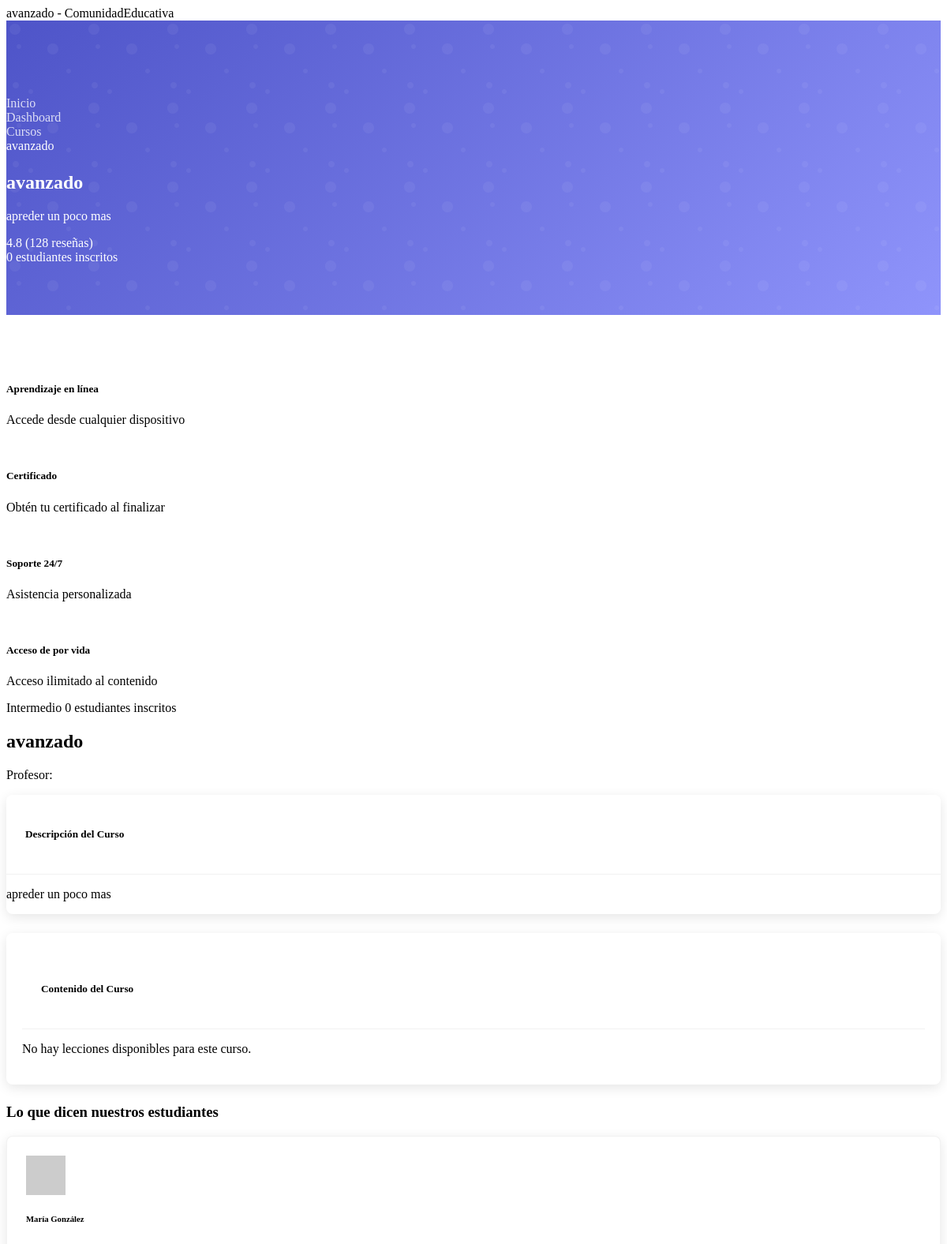
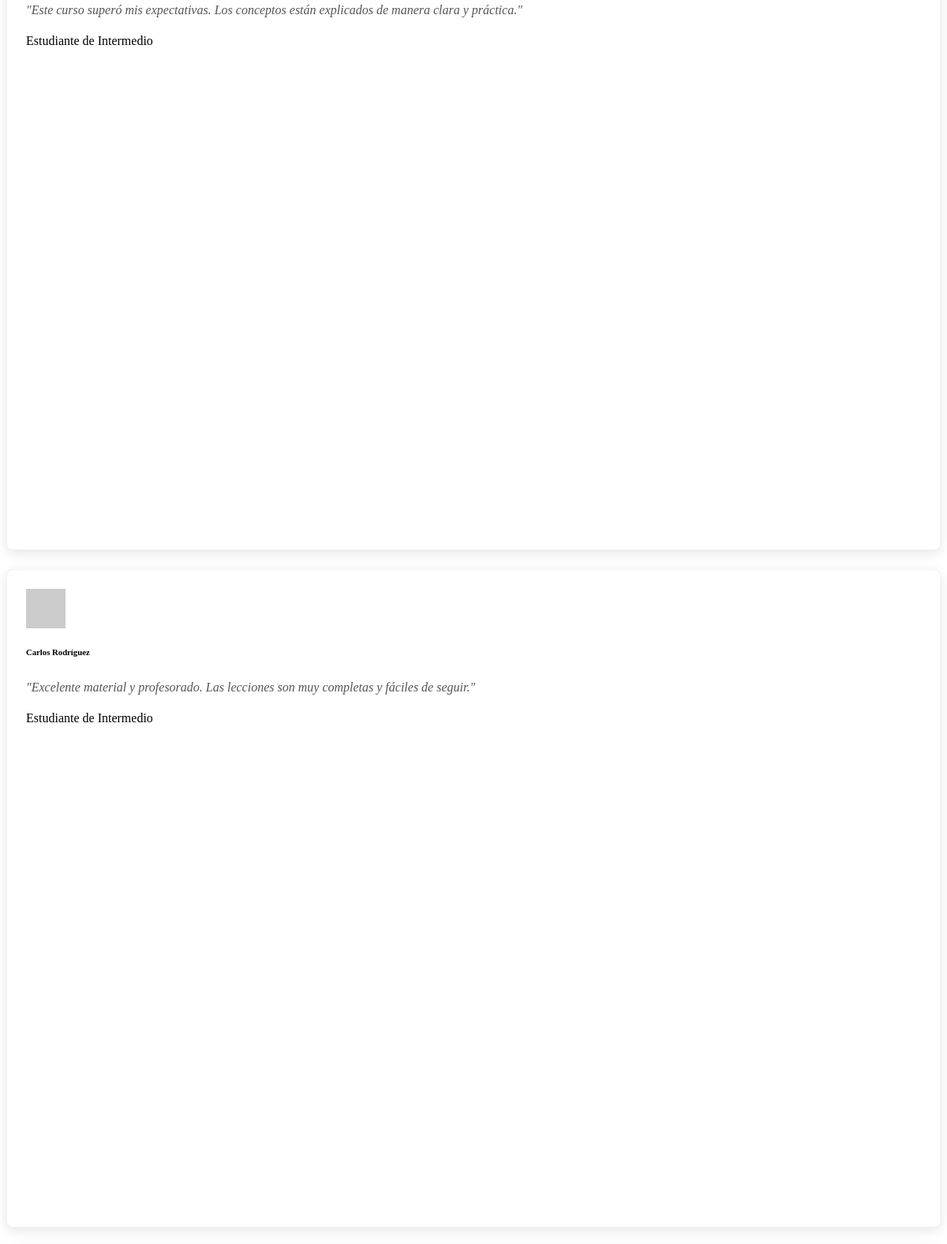
The page /estudiantes/cursos/3/ (signed in, upper part) on the database its author committed (2 pictures, top to bottom).
### appProfesores/models.py (models this page shows, shortened)
class Curso(models.Model):
    titulo = models.CharField(max_length=200)
    descripcion = models.TextField()
    profesor = models.ForeignKey(User, on_delete=models.CASCADE, related_name="cursos_creados")
    nivel_plan = models.ForeignKey(Plan, on_delete=models.CASCADE, related_name="cursos")
    fecha_creacion = models.DateTimeField(default=timezone.now)
    imagen = models.ImageField(upload_to="cursos/", blank=True, null=True)
    activo = models.BooleanField(default=True)
    class Meta:
        verbose_name: ClassVar[str] = "Curso"
        verbose_name_plural: ClassVar[str] = "Cursos"
        ordering: ClassVar[list[str]] = ["-fecha_creacion"]

### appComunidad/models.py (models this page shows, shortened)
class Plan(models.Model):
    class Nivel(models.TextChoices):
        PRINCIPIANTE = "principiante", _("Principiante")
        INTERMEDIO = "intermedio", _("Intermedio")
        AVANZADO = "avanzado", _("Avanzado")
    nombre = models.CharField(_("Nombre"), max_length=100)
    descripcion = models.TextField(_("Descripción"))
    nivel = models.CharField(
        _("Nivel"),
        max_length=20,
        choices=Nivel.choices,
        default=Nivel.PRINCIPIANTE,
    )
    precio = models.DecimalField(
        _("Precio"),
        max_digits=10,
        decimal_places=2,
    )
    duracion_meses = models.PositiveIntegerField(
        _("Duración (meses)"),
        default=1,
    )
    class Meta:
        verbose_name = _("Plan")
        verbose_name_plural = _("Planes")

### appEstudiantes/views.py (the view, shortened to what this page needs)
# urls.py: path("cursos/<int:pk>/", views.curso_detalle, name="curso_detalle"),
@login_required
def curso_detalle(request: HttpRequest, pk: int) -> HttpResponse:
    curso: Curso = get_object_or_404(Curso, pk=pk, activo=True)
    esta_inscrito: bool = Inscripcion.objects.filter(
        estudiante=request.user,
        curso=curso,
    ).exists()
    lecciones: QuerySet[Leccion] = Leccion.objects.filter(
        curso=curso,
    ).order_by("numero_orden")
    comentarios: QuerySet[Comentario] = Comentario.objects.filter(
        leccion__curso=curso,
    ).select_related("estudiante", "leccion")
    total_lecciones = lecciones.count()
    lecciones_completadas = 0
    porcentaje_completado = 0
    form_comentario = ComentarioForm()
    context: dict[str, Any] = {
        "curso": curso,
        "esta_inscrito": esta_inscrito,
        "lecciones": lecciones,
        "comentarios": comentarios,
        "form_comentario": form_comentario,
        "total_lecciones": total_lecciones,
        "lecciones_completadas": lecciones_completadas,
        "porcentaje_completado": round(porcentaje_completado, 2),
    }
    return render(request, "appEstudiantes/curso_detalle.html", context)

### appComunidad/context_processors.py (called while the page is built)
def user_redirect_processor(request: HttpRequest) -> dict[str, str]:
    redirect_url = "appComunidad:index"  # URL por defecto
    if hasattr(request.user, "perfil_estudiante"):
        redirect_url = "appEstudiantes:dashboard"
    elif hasattr(request.user, "perfil_profesor"):
        redirect_url = "appProfesores:dashboard"
    return {
        "login_redirect_url": redirect_url,
    }

### appEstudiantes/templates/appEstudiantes/curso_detalle.html (shortened to what this page needs)
{% load static custom_filters %}
{% block title %}{{ curso.titulo }} - ComunidadEducativa{% endblock %}
{% block extra_css %}
<link rel="stylesheet" href="{% static 'css/students.css' %}">
{% endblock %}
{% block content %}
<section class="hero-section mb-5">
    <div class="container">
        <div class="row align-items-center">
            <div class="col-lg-8">
                <nav aria-label="breadcrumb">
                    <ol class="breadcrumb bg-transparent p-0 mb-3">
                        <li class="breadcrumb-item"><a href="{% url 'appComunidad:index' %}" class="text-white-50">Inicio</a></li>
                        <li class="breadcrumb-item"><a href="{% url 'appEstudiantes:dashboard' %}" class="text-white-50">Dashboard</a></li>
                        <li class="breadcrumb-item"><a href="{% url 'appEstudiantes:cursos' %}" class="text-white-50">Cursos</a></li>
                        <li class="breadcrumb-item active text-white" aria-current="page">{{ curso.titulo|truncatechars:30 }}</li>
                    </ol>
                </nav>
                <h1 class="display-4 fw-bold mb-3">{{ curso.titulo }}</h1>
                <p class="lead mb-4">{{ curso.descripcion|truncatewords:30 }}</p>
                <div class="d-flex align-items-center">
                    <div class="d-flex align-items-center me-4">
                        <span class="me-2">4.8</span>
                        <span class="text-white-50">(128 reseñas)</span>
                    </div>
                    <div class="d-flex align-items-center">
                        <span>{{ curso.estudiantes_inscritos.count }} estudiantes inscritos</span>
                    </div>
                </div>
            </div>
        </div>
    </div>
</section>
<section class="py-5">
    <div class="container">
        <div class="row g-4">
            <div class="col-md-3">
                <div class="text-center">
                    <h5>Aprendizaje en línea</h5>
                    <p class="text-muted mb-0">Accede desde cualquier dispositivo</p>
                </div>
            </div>
            <div class="col-md-3">
                <div class="text-center">
                    <h5>Certificado</h5>
                    <p class="text-muted mb-0">Obtén tu certificado al finalizar</p>
                </div>
            </div>
            <div class="col-md-3">
                <div class="text-center">
                    <h5>Soporte 24/7</h5>
                    <p class="text-muted mb-0">Asistencia personalizada</p>
                </div>
            </div>
            <div class="col-md-3">
                <div class="text-center">
                    <h5>Acceso de por vida</h5>
                    <p class="text-muted mb-0">Acceso ilimitado al contenido</p>
                </div>
            </div>
        </div>
    </div>
</section>
<section class="course-detail-section pb-5">
    <div class="container">
        <div class="row">
            <div class="col-lg-8">
                <div class="course-header mb-4">
                    <div class="course-info">
                        <div class="d-flex align-items-center mb-2">
                            <span class="badge bg-{{ curso.nivel_plan.nivel }} me-2">{{ curso.nivel_plan.get_nivel_display }}</span>
                            <span class="text-muted"> {{ curso.estudiantes_inscritos.count }} estudiantes inscritos</span>
                        </div>
                        <h2>{{ curso.titulo }}</h2>
                        <div class="instructor-info">
                            <div class="d-flex align-items-center">
                                <div>
                                    <p class="mb-0">Profesor: </p>
                                </div>
                            </div>
                        </div>
                    </div>
                </div>
                <div class="course-description card mb-4">
                    <div class="card-header">
                        <h5 class="mb-0">Descripción del Curso</h5>
                    </div>
                    <div class="card-body">
                        {{ curso.descripcion|linebreaks }}
                    </div>
                </div>
                <div class="course-content card">
                    <div class="card-header">
                        <h5 class="mb-0">Contenido del Curso</h5>
                    </div>
                    <div class="card-body p-0">
                        {% if lecciones %}
                            <div class="accordion" id="lessonsAccordion">
                                {% for leccion in lecciones %}
                                    <div class="accordion-item">
                                        <h2 class="accordion-header" id="heading{{ leccion.id }}">
                                            <button class="accordion-button collapsed" type="button" data-bs-toggle="collapse" data-bs-target="#collapse{{ leccion.id }}" aria-expanded="false" aria-controls="collapse{{ leccion.id }}">
                                                <div class="d-flex justify-content-between align-items-center w-100">
                                                    <div class="lesson-title">
                                                        <span class="lesson-number me-2">{{ leccion.numero_orden }}.</span>
                                                        {{ leccion.titulo }}
                                                        {% if esta_inscrito and progreso|get_item:leccion.id %}
                                                            <span class="badge bg-success ms-2">
                                                                <i class="fas fa-check-circle"></i> Completada
                                                            </span>
                                                        {% endif %}
                                                    </div>
                                                    <div class="lesson-duration">
                                                        <i class="far fa-clock me-1"></i> {{ leccion.duracion_minutos }} min
                                                    </div>
                                                </div>
                                            </button>
                                        </h2>
                                        <div id="collapse{{ leccion.id }}" class="accordion-collapse collapse" aria-labelledby="heading{{ leccion.id }}" data-bs-parent="#lessonsAccordion">
                                            <div class="accordion-body">
                                                <div class="lesson-description mb-3">
                                                    {{ leccion.descripcion }}
                                                </div>
                                                {% if leccion.materiales.exists %}
                                                    <div class="lesson-materials">
                                                        <h6>Materiales:</h6>
                                                        <ul class="list-unstyled">
                                                            {% for material in leccion.materiales.all %}
                                                                <li class="mb-2">
                                                                    <i class="fas {{ material.get_tipo_icon }} me-2"></i>
                                                                    {{ material.titulo }}
                                                                    {% if esta_inscrito %}
                                                                        <a href="{% url 'appEstudiantes:descargar_material' material.pk %}" class="ms-2 text-primary">
                                                                            <i class="fas fa-download"></i> Descargar
                                                                        </a>
                                                                    {% endif %}
                                                                </li>
                                                            {% endfor %}
                                                        </ul>
                                                    </div>
                                                {% endif %}
                                                {% if esta_inscrito %}
                                                    <div class="text-end mt-3">
                                                        <a href="{% url 'appEstudiantes:leccion_detalle' curso.id leccion.id %}" class="btn btn-sm btn-primary">
                                                            <i class="fas fa-play-circle me-1"></i> Ir a la lección
                                                        </a>
                                                    </div>
                                                {% endif %}
                                            </div>
                                        </div>
                                    </div>
                                {% endfor %}
                            </div>
                        {% else %}
                            <div class="p-4 text-center">
                                <p class="text-muted mb-0">No hay lecciones disponibles para este curso.</p>
                            </div>
                        {% endif %}
                    </div>
                </div>
            </div>
            <div class="col-12 my-5">
                <h3 class="text-center mb-4">Lo que dicen nuestros estudiantes</h3>
                <div class="row">
                    <div class="col-md-4 mb-4">
                        <div class="testimonial-card">
                            <div class="d-flex align-items-center mb-3">
                                <img src="https://randomuser.me/api/portraits/women/32.jpg" alt="Estudiante" class="rounded-circle me-3" width="50">
                                <div>
                                    <h6 class="mb-0">María González</h6>
                                </div>
                            </div>
                            <p class="testimonial-text">"Este curso superó mis expectativas. Los conceptos están explicados de manera clara y práctica."</p>
                            <div class="testimonial-meta">
                                <span class="text-muted">Estudiante de {{ curso.nivel_plan.get_nivel_display }}</span>
                            </div>
                        </div>
                    </div>
                    <div class="col-md-4 mb-4">
                        <div class="testimonial-card">
                            <div class="d-flex align-items-center mb-3">
                                <img src="https://randomuser.me/api/portraits/men/45.jpg" alt="Estudiante" class="rounded-circle me-3" width="50">
                                <div>
                                    <h6 class="mb-0">Carlos Rodríguez</h6>
                                </div>
                            </div>
                            <p class="testimonial-text">"Excelente material y profesorado. Las lecciones son muy completas y fáciles de seguir."</p>
                            <div class="testimonial-meta">
                                <span class="text-muted">Estudiante de {{ curso.nivel_plan.get_nivel_display }}</span>
                            </div>
                        </div>
                    </div>
                </div>
            </div>
    </div>
</section>
{% endblock %}

### static/css/students.css (style rules this page uses)
.course-content { padding: 1.25rem; flex: 1; display: flex; flex-direction: column; }

### appEstudiantes/templates/appEstudiantes/curso_detalle.html (style rules this page uses)
.hero-section { background: linear-gradient(135deg, var(--primary-color) 0%, var(--secondary-color) 100%); color: white; padding: 5rem 0 4rem; margin-bottom: 3rem; position: relative; overflow: hidden; }
.hero-section::before { content: ''; position: absolute; top: 0; left: 0; right: 0; bottom: 0; opacity: 0.5; }
.hero-section .container { position: relative; z-index: 1; }
.testimonial-card { background: white; border-radius: var(--border-radius); padding: 1.5rem; box-shadow: var(--box-shadow); margin-bottom: 1.5rem; height: 100%; transition: var(--transition); border: 1px solid rgba(0,0,0,0.05); }
.testimonial-text { font-style: italic; margin-bottom: 1rem; color: #555; line-height: 1.7; }
.card { border: none; border-radius: var(--border-radius); box-shadow: var(--box-shadow); margin-bottom: 1.5rem; overflow: hidden; transition: var(--transition); }
.card-header { background-color: white; border-bottom: 1px solid rgba(0,0,0,0.05); padding: 1.25rem 1.5rem; font-weight: 600; }
.breadcrumb { background: transparent; padding: 0; margin-bottom: 1.5rem !important; }
.breadcrumb-item a { color: rgba(255,255,255,0.8); text-decoration: none; transition: var(--transition); }
.breadcrumb-item.active { color: white; font-weight: 500; }

### rows shown on the page
Curso: titulo "avanzado", descripcion "apreder un poco mas", estudiantes_inscritos.count "0", nivel_plan.nivel "Intermedio"
